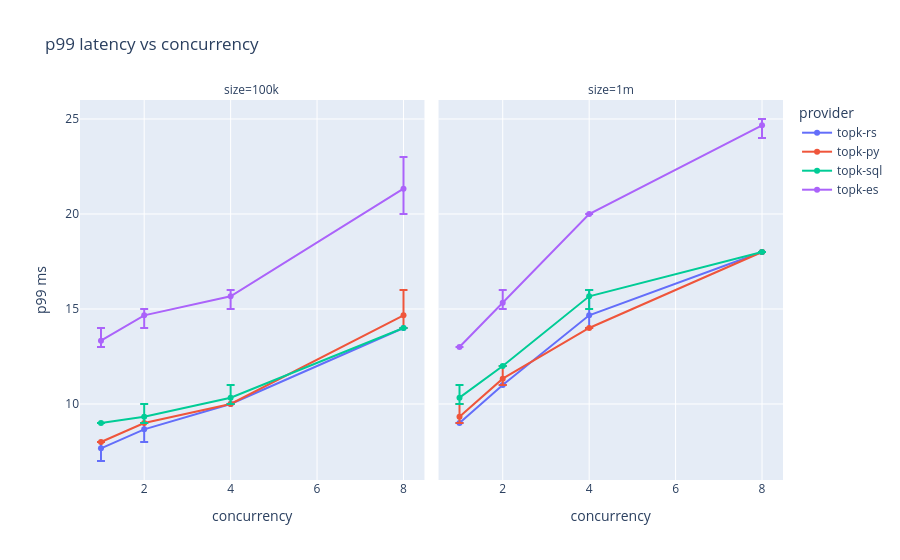

Source (notebook cell):
### Markdown cell above
## Latency and throughput

Both are plotted **against concurrency**, never aggregated across it: a p99 taken over a
mixture of c=1 and c=8 is not a percentile of anything.

Warmup passes are dropped at load. They carry `concurrency=1`, so pooling them made the
c=1 point mostly cold-connection data.

### Code cell
if unf is not None and len(unf):
    lat = (agg(unf, ["provider", "size", "concurrency"], "latency")
             .with_columns([(pl.col("hi") - pl.col("value")).alias("err_plus"),
                            (pl.col("value") - pl.col("lo")).alias("err_minus"),
                            pl.col("concurrency").cast(pl.Int32),
                            pl.col("provider").cast(pl.Enum(ORDER))])
             .sort("concurrency"))
    fig = px.line(lat.to_pandas(), x="concurrency", y="value", color="provider",
                  facet_col="size", markers=True,
                  error_y="err_plus", error_y_minus="err_minus",
                  category_orders={"size": SIZES, "provider": ORDER},
                  labels={"value": "p99 ms"}, title="p99 latency vs concurrency")
    fig.show()

### Figure 1 — Plotly figure (JSON) as saved in the notebook; plotly's stock layout.template omitted (floating-point values rounded to 4 significant figures)
{"data": [{"error_y": {"array": [0.3333, 0.3333, 0.0, 0.0], "arrayminus": [0.6667, 0.6667, 0.0, 0.0]}, "hovertemplate": "provider=topk-rs<br>size=100k<br>concurrency=%{x}<br>p99 ms=%{y}<extra></extra>", "legendgroup": "topk-rs", "line": {"color": "#636efa", "dash": "solid"}, "marker": {"symbol": "circle"}, "mode": "lines+markers", "name": "topk-rs", "orientation": "v", "showlegend": true, "type": "scatter", "x": [1, 2, 4, 8], "xaxis": "x", "y": [7.667, 8.667, 10.0, 14.0], "yaxis": "y"}, {"error_y": {"array": [0.0, 0.0, 0.0, 1.333], "arrayminus": [0.0, 0.0, 0.0, 0.6667]}, "hovertemplate": "provider=topk-py<br>size=100k<br>concurrency=%{x}<br>p99 ms=%{y}<extra></extra>", "legendgroup": "topk-py", "line": {"color": "#EF553B", "dash": "solid"}, "marker": {"symbol": "circle"}, "mode": "lines+markers", "name": "topk-py", "orientation": "v", "showlegend": true, "type": "scatter", "x": [1, 2, 4, 8], "xaxis": "x", "y": [8.0, 9.0, 10.0, 14.67], "yaxis": "y"}, {"error_y": {"array": [0.0, 0.6667, 0.6667, 0.0], "arrayminus": [0.0, 0.3333, 0.3333, 0.0]}, "hovertemplate": "provider=topk-sql<br>size=100k<br>concurrency=%{x}<br>p99 ms=%{y}<extra></extra>", "legendgroup": "topk-sql", "line": {"color": "#00cc96", "dash": "solid"}, "marker": {"symbol": "circle"}, "mode": "lines+markers", "name": "topk-sql", "orientation": "v", "showlegend": true, "type": "scatter", "x": [1, 2, 4, 8], "xaxis": "x", "y": [9.0, 9.333, 10.33, 14.0], "yaxis": "y"}, {"error_y": {"array": [0.6667, 0.3333, 0.3333, 1.667], "arrayminus": [0.3333, 0.6667, 0.6667, 1.333]}, "hovertemplate": "provider=topk-es<br>size=100k<br>concurrency=%{x}<br>p99 ms=%{y}<extra></extra>", "legendgroup": "topk-es", "line": {"color": "#ab63fa", "dash": "solid"}, "marker": {"symbol": "circle"}, "mode": "lines+markers", "name": "topk-es", "orientation": "v", "showlegend": true, "type": "scatter", "x": [1, 2, 4, 8], "xaxis": "x", "y": [13.33, 14.67, 15.67, 21.33], "yaxis": "y"}, {"error_y": {"array": [0.0, 0.0, 1.333, 0.0], "arrayminus": [0.0, 0.0, 0.6667, 0.0]}, "hovertemplate": "provider=topk-rs<br>size=1m<br>concurrency=%{x}<br>p99 ms=%{y}<extra></extra>", "legendgroup": "topk-rs", "line": {"color": "#636efa", "dash": "solid"}, "marker": {"symbol": "circle"}, "mode": "lines+markers", "name": "topk-rs", "orientation": "v", "showlegend": false, "type": "scatter", "x": [1, 2, 4, 8], "xaxis": "x2", "y": [9.0, 11.0, 14.67, 18.0], "yaxis": "y2"}, {"error_y": {"array": [0.6667, 0.6667, 0.0, 0.0], "arrayminus": [0.3333, 0.3333, 0.0, 0.0]}, "hovertemplate": "provider=topk-py<br>size=1m<br>concurrency=%{x}<br>p99 ms=%{y}<extra></extra>", "legendgroup": "topk-py", "line": {"color": "#EF553B", "dash": "solid"}, "marker": {"symbol": "circle"}, "mode": "lines+markers", "name": "topk-py", "orientation": "v", "showlegend": false, "type": "scatter", "x": [1, 2, 4, 8], "xaxis": "x2", "y": [9.333, 11.33, 14.0, 18.0], "yaxis": "y2"}, {"error_y": {"array": [0.6667, 0.0, 0.3333, 0.0], "arrayminus": [0.3333, 0.0, 0.6667, 0.0]}, "hovertemplate": "provider=topk-sql<br>size=1m<br>concurrency=%{x}<br>p99 ms=%{y}<extra></extra>", "legendgroup": "topk-sql", "line": {"color": "#00cc96", "dash": "solid"}, "marker": {"symbol": "circle"}, "mode": "lines+markers", "name": "topk-sql", "orientation": "v", "showlegend": false, "type": "scatter", "x": [1, 2, 4, 8], "xaxis": "x2", "y": [10.33, 12.0, 15.67, 18.0], "yaxis": "y2"}, {"error_y": {"array": [0.0, 0.6667, 0.0, 0.3333], "arrayminus": [0.0, 0.3333, 0.0, 0.6667]}, "hovertemplate": "provider=topk-es<br>size=1m<br>concurrency=%{x}<br>p99 ms=%{y}<extra></extra>", "legendgroup": "topk-es", "line": {"color": "#ab63fa", "dash": "solid"}, "marker": {"symbol": "circle"}, "mode": "lines+markers", "name": "topk-es", "orientation": "v", "showlegend": false, "type": "scatter", "x": [1, 2, 4, 8], "xaxis": "x2", "y": [13.0, 15.33, 20.0, 24.67], "yaxis": "y2"}], "layout": {"annotations": [{"font": {}, "showarrow": false, "text": "size=100k", "x": 0.245, "xanchor": "center", "xref": "paper", "y": 1.0, "yanchor": "bottom", "yref": "paper"}, {"font": {}, "showarrow": false, "text": "size=1m", "x": 0.755, "xanchor": "center", "xref": "paper", "y": 1.0, "yanchor": "bottom", "yref": "paper"}], "legend": {"title": {"text": "provider"}, "tracegroupgap": 0}, "title": {"text": "p99 latency vs concurrency"}, "xaxis": {"anchor": "y", "domain": [0.0, 0.49], "title": {"text": "concurrency"}}, "xaxis2": {"anchor": "y2", "domain": [0.51, 1.0], "matches": "x", "title": {"text": "concurrency"}}, "yaxis": {"anchor": "x", "domain": [0.0, 1.0], "title": {"text": "p99 ms"}}, "yaxis2": {"anchor": "x2", "domain": [0.0, 1.0], "matches": "y", "showticklabels": false}}}
